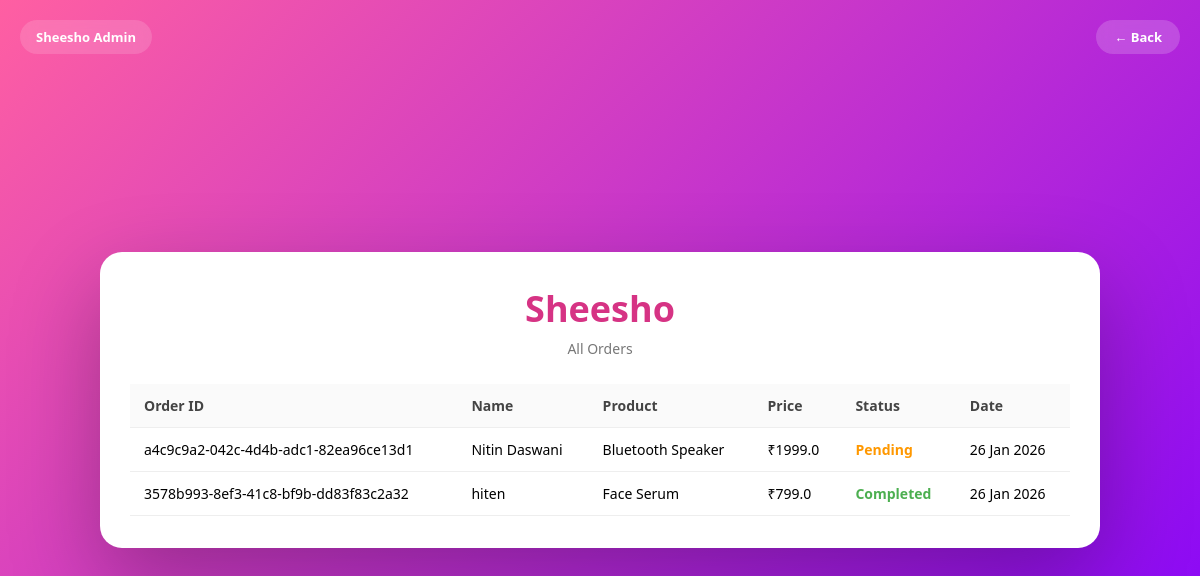
/products/view_orders/ (signed in), run on the app's committed database.
### orders/models.py (models this page shows)
class orders(models.Model):
    order_id=models.UUIDField(
        default=uuid.uuid4,
        editable=False,
        unique=True
    )
    ord_date= models.DateTimeField(auto_now_add=True)
    status = models.CharField(
        max_length=20,
        default="pending"
    )
    user_id=models.UUIDField(null=True, blank=True)
    name=models.CharField(max_length=100)
    email=models.CharField(max_length=100)
    address=models.CharField(max_length=100)
    city=models.CharField(max_length=100)
    state=models.CharField(max_length=100)
    zip_code=models.CharField(max_length=100)
    phone=models.CharField(max_length=10,validators=[phone_validator])
    ord_pro_id=models.UUIDField(null=True)
    ord_price=models.FloatField(null=True)
    ord_pro_name=models.CharField(max_length=100,null=True)

### products/views.py (the view)
# urls.py: path('view_orders/',views.view_orders,name='view_orders'),
@login_required(login_url='admin:admin_login')
@user_passes_test(is_admin, login_url='admin:admin_login')
def view_orders(request):
    context={"orders":orders.objects.all()}
    return render(request,'all_orders.html',context)

### products/views.py (called while the page is built)
def is_admin(user):
    return user.is_authenticated and user.is_staff

### templates/all_orders.html (shortened to what this page needs)
<!doctype html>
<html lang="en">
<head>
  {% load static %}
  <link rel="stylesheet" href="{% static 'css/all_orders.css' %}">
</head>
<body>
<button class="back-btn" onclick="history.back()">← Back</button>
<div class="admin-badge">Sheesho Admin</div>
<div class="page-wrapper">
  <div class="orders-card">
    <div class="brand-section">
      <h1>Sheesho</h1>
      <p>All Orders</p>
    </div>
    <div class="table-wrapper">
      <table>
        <thead>
          <tr>
            <th>Order ID</th>
            <th>Name</th>
            <th>Product</th>
            <th>Price</th>
            <th>Status</th>
            <th>Date</th>
          </tr>
        </thead>
        <tbody>
          {% for o in orders %}
          <tr>
            <td>{{ o.order_id }}</td>
            <td>{{ o.name }}</td>
            <td>{{ o.ord_pro_name|default:"—" }}</td>
            <td>₹{{ o.ord_price|default:"0" }}</td>
            <td class="status {{ o.status }}">{{ o.status }}</td>
            <td>{{ o.ord_date|date:"d M Y" }}</td>
          </tr>
          {% empty %}
          <tr>
            <td colspan="6" class="empty">
              No orders found
            </td>
          </tr>
          {% endfor %}
        </tbody>
      </table>
    </div>
  </div>
</div>
</body>
</html>

### static/css/all_orders.css (style rules this page uses)
* { margin: 0; padding: 0; box-sizing: border-box; font-family: "Poppins", "Segoe UI", sans-serif; }
body { min-height: 100vh; background: linear-gradient(135deg, #ff5fa2, #7f00ff); }
.page-wrapper { min-height: 100vh; display: flex; justify-content: center; align-items: center; padding: 20px; }
.orders-card { width: 100%; max-width: 1000px; background: #ffffff; border-radius: 22px; padding: 32px 30px; box-shadow: 0 35px 90px rgba(0, 0, 0, 0.28); animation: slideUp 0.6s ease; }
.brand-section { text-align: center; margin-bottom: 26px; }
.brand-section h1 { font-size: 36px; color: #d63384; }
.brand-section p { font-size: 14px; color: #777; margin-top: 6px; }
.table-wrapper { overflow-x: auto; }
table { width: 100%; border-collapse: collapse; }
thead { background: #fafafa; }
th, td { padding: 12px 14px; font-size: 14px; text-align: left; border-bottom: 1px solid #eee; }
th { font-weight: 600; color: #444; }
.status { font-weight: 600; text-transform: capitalize; }
.status.pending { color: #ff9800; }
.status.completed { color: #4caf50; }
.admin-badge { position: absolute; top: 20px; left: 20px; background: rgba(255, 255, 255, 0.15); color: #fff; padding: 8px 16px; border-radius: 20px; font-size: 13px; font-weight: 600; backdrop-filter: blur(8px); }
.back-btn { position: absolute; top: 20px; right: 20px; background: rgba(255, 255, 255, 0.18); color: #fff; border: none; padding: 8px 18px; border-radius: 22px; font-size: 13px; font-weight: 600; cursor: pointer; backdrop-filter: blur(8px); transition: 0.3s ease; }

### data on the page
orders: order_id "a4c9c9a2-042c-4d4b-adc1-82ea96ce13d1", name "Nitin Daswani", ord_pro_name "Bluetooth Speaker", ord_price "1999.0", status "Pending", ord_date "26 Jan 2026"
orders: order_id "3578b993-8ef3-41c8-bf9b-dd83f83c2a32", name "hiten", ord_pro_name "Face Serum", ord_price "799.0", status "Completed", ord_date "26 Jan 2026"
